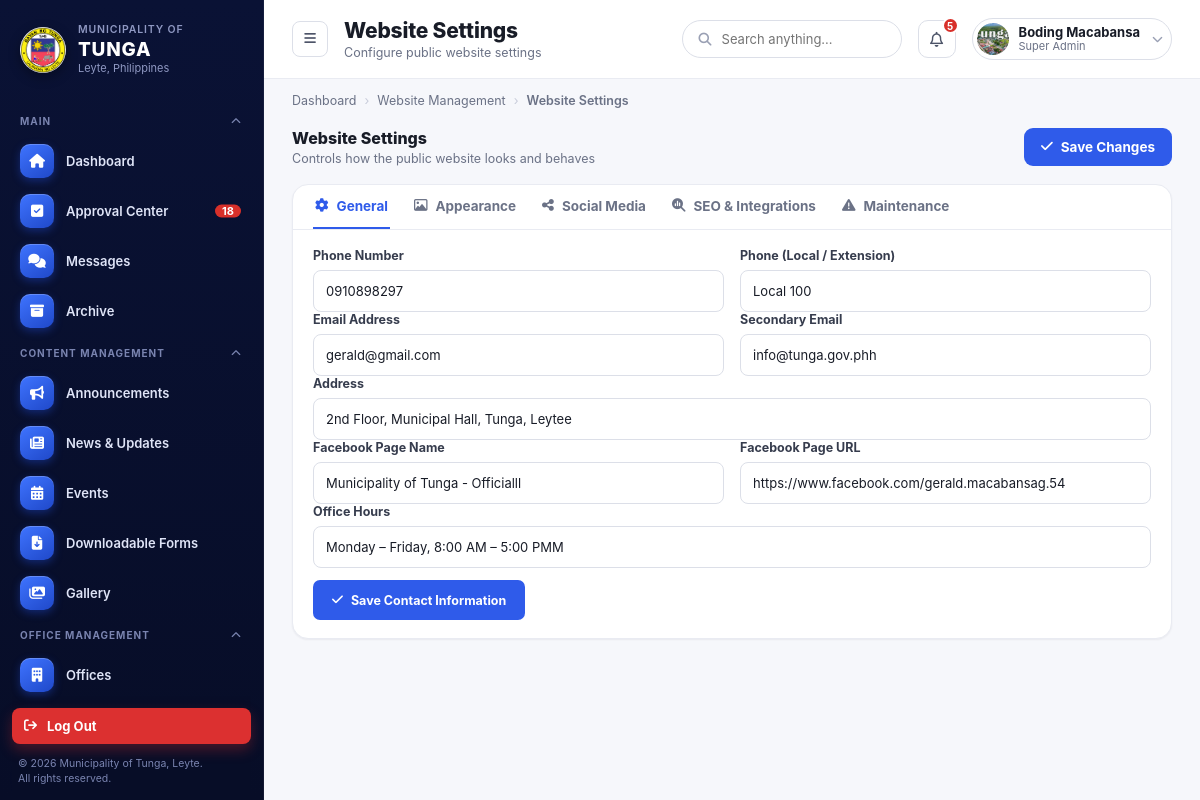
Screenshot of /super-admin/Admin-Website-setting/ (signed in) with the database file from the repository.
### admin_dashboard/models.py (models this page shows, shortened)
class SiteContactInfo(models.Model):
    DEFAULT_TAGLINE = "Abtik na serbisyo, masulong na bungto."
    phone = models.CharField(max_length=50, blank=True)
    phone_local = models.CharField(max_length=50, blank=True)
    email = models.EmailField(blank=True)
    email_secondary = models.EmailField(blank=True)
    address = models.CharField(max_length=255, blank=True)
    facebook_name = models.CharField(max_length=150, blank=True)
    facebook_url = models.URLField(blank=True)
    office_hours = models.CharField(max_length=150, blank=True)
    logo = models.ImageField(upload_to="site/", blank=True, null=True)
    hero_banner = models.ImageField(upload_to="site/", blank=True, null=True)
    site_tagline = models.CharField(max_length=120, default=DEFAULT_TAGLINE, blank=True)
    social_facebook = models.URLField(blank=True)
    social_twitter = models.URLField(blank=True)
    social_instagram = models.URLField(blank=True)
    social_youtube = models.URLField(blank=True)
    show_facebook_footer = models.BooleanField(default=True)
    show_twitter_footer = models.BooleanField(default=True)
    show_instagram_footer = models.BooleanField(default=True)
    show_youtube_footer = models.BooleanField(default=True)
    last_updated = models.DateTimeField(auto_now=True)
    class Meta:
        verbose_name = "Site Contact Information"
        verbose_name_plural = "Site Contact Information"
    @classmethod
    def get_solo(cls):
        obj, _ = cls.objects.get_or_create(pk=1, defaults={
            'phone': '(053) 456 789',
            'phone_local': 'Local 100',
            'email': 'tunga@gmail.com',
            'email_secondary': 'info@tunga.gov.ph',
            'address': '2nd Floor, Municipal Hall, Tunga, Leyte',
            'facebook_name': 'Municipality of Tunga - Official',
            'office_hours': 'Monday – Friday, 8:00 AM – 5:00 PM',
        })
        return obj
    @property
    def tagline(self):
        return (self.site_tagline or "").strip() or self.DEFAULT_TAGLINE

class SuperAdmin(models.Model):
    user = models.OneToOneField(User, on_delete=models.CASCADE, related_name="super_admin")
    mobile_number = models.CharField(max_length=20, blank=True)
    photo = models.ImageField(upload_to="super_admin_photos/", blank=True, null=True)
    created_at = models.DateTimeField(auto_now_add=True)

### admin_dashboard/views.py (the view, shortened to what this page needs)
# urls.py: path('Admin-Website-setting/', views.admin_web_setting, name='ad_web_setting'),
@super_admin_required
def admin_web_setting(request):
    info = SiteContactInfo.get_solo()
    return render(request, "admin_dashboard/super-admin-website-settings.html", {
        "info": info,
    })

### templates/admin_dashboard/super-admin-website-settings.html (shortened to what this page needs)
{% extends "super-admin-base.html" %}
{% load static %}
{% block body_page %}website-settings{% endblock %}
{% block page_title %}Website Settings{% endblock %}
{% block page_subtitle %}Configure public website settings{% endblock %}
{% block breadcrumbs %}<span>Dashboard</span><span class="sep">›</span><span>Website Management</span><span class="sep">›</span><span class="current">Website Settings</span>{% endblock %}
{% block content %}
      <div style="display:flex;align-items:center;justify-content:space-between;gap:16px;margin-bottom:18px;">
        <div>
          <h2 style="margin:0;font-size:16px;font-weight:800;color:var(--gray-900);">Website Settings</h2>
          <p style="margin:3px 0 0;font-size:12.5px;color:var(--gray-500);">Controls how the public website looks and behaves</p>
        </div>
        <button class="btn btn-primary" onclick="saveSettings()"><i class="fa-solid fa-check"></i> Save Changes</button>
      </div>
      <div class="panel">
        <div class="subtabs">
          <div class="subtab active" data-section="general"><i class="fa-solid fa-gear"></i> General</div>
          <div class="subtab" data-section="appearance"><i class="fa-regular fa-image"></i> Appearance</div>
          <div class="subtab" data-section="social"><i class="fa-solid fa-share-nodes"></i> Social Media</div>
          <div class="subtab" data-section="seo"><i class="fa-solid fa-magnifying-glass-chart"></i> SEO &amp; Integrations</div>
          <div class="subtab" data-section="maintenance"><i class="fa-solid fa-triangle-exclamation"></i> Maintenance</div>
        </div>
        <div class="panel-body">
          <div class="settings-section" id="section-general">
            <form method="post">
              <div class="form-row">
                <div class="form-group">
                  <label class="form-label">Phone Number</label>
                  <input class="form-input" type="text" name="phone" value="{{ info.phone }}" placeholder="e.g. (053) 456 789">
                </div>
                <div class="form-group">
                  <label class="form-label">Phone (Local / Extension)</label>
                  <input class="form-input" type="text" name="phone_local" value="{{ info.phone_local }}" placeholder="e.g. Local 100">
                </div>
              </div>
              <div class="form-row">
                <div class="form-group">
                  <label class="form-label">Email Address</label>
                  <input class="form-input" type="email" name="email" value="{{ info.email }}" placeholder="e.g. tunga@gmail.com">
                </div>
                <div class="form-group">
                  <label class="form-label">Secondary Email</label>
                  <input class="form-input" type="email" name="email_secondary" value="{{ info.email_secondary }}" placeholder="e.g. info@tunga.gov.ph">
                </div>
              </div>
              <div class="form-group">
                <label class="form-label">Address</label>
                <input class="form-input" type="text" name="address" value="{{ info.address }}" placeholder="e.g. 2nd Floor, Municipal Hall, Tunga, Leyte">
              </div>
              <div class="form-row">
                <div class="form-group">
                  <label class="form-label">Facebook Page Name</label>
                  <input class="form-input" type="text" name="facebook_name" value="{{ info.facebook_name }}" placeholder="e.g. Municipality of Tunga - Official">
                </div>
                <div class="form-group">
                  <label class="form-label">Facebook Page URL</label>
                  <input class="form-input" type="url" name="facebook_url" value="{{ info.facebook_url }}" placeholder="https://facebook.com/...">
                </div>
              </div>
              <div class="form-group">
                <label class="form-label">Office Hours</label>
                <input class="form-input" type="text" name="office_hours" value="{{ info.office_hours }}" placeholder="e.g. Monday – Friday, 8:00 AM – 5:00 PM">
              </div>
              <div class="modal-actions" style="justify-content:flex-start;border-top:none;padding-top:4px;">
                <button type="submit" class="btn btn-primary"><i class="fa-solid fa-check"></i> Save Contact Information</button>
              </div>
            </form>
          </div>
        </div>
      </div>
{% endblock %}

### templates/super-admin-base.html (shortened to what this page needs)
{% load static message_tags %}
<!DOCTYPE html>
<html lang="en">
<head>
<link rel="stylesheet" href="{% static 'css/super_admin_style.css' %}">
<link rel="stylesheet" href="https://cdnjs.cloudflare.com/ajax/libs/font-awesome/6.5.1/css/all.min.css">
</head>
<body data-page="{% block body_page %}dashboard{% endblock %}" data-logout-url="{% url 'logout' %}" data-account-url="{% url 'admin_dashboard:admin_account' %}" data-changepass-url="{% url 'admin_dashboard:admin_change_pass' %}">
<div class="app-shell">
  <aside class="sidebar sidebar--sa" id="sidebar">
    <div class="sidebar-brand">
      <img src="{% if site_contact.logo %}{{ site_contact.logo.url }}{% else %}{% static 'images/tunga_leyte_logo.png' %}{% endif %}" alt="Municipality of Tunga" class="sidebar-logo">
      <div class="sidebar-brand-text">
        <div class="muni">Municipality of</div>
        <div class="name">TUNGA</div>
        <div class="place">Leyte, Philippines</div>
      </div>
    </div>
    <ul>
      <li class="nav-section-title">Main</li>
      {% url 'admin_dashboard:admin_dash' as dash_url %}
      <li class="nav-item{% if request.path == dash_url %} active{% endif %}"><a href="{{ dash_url }}" style="display:flex;align-items:center;gap:11px;width:100%;color:inherit;"><span class="glyph"><i class="fa-solid fa-house"></i></span> Dashboard</a></li>
      {% url 'admin_dashboard:approval_center' as approval_url %}
      <li class="nav-item{% if request.path == approval_url %} active{% endif %}"><a href="{{ approval_url }}" style="display:flex;align-items:center;gap:11px;width:100%;color:inherit;"><span class="glyph"><i class="fa-solid fa-square-check"></i></span> Approval Center</a> <span class="badge">18</span></li>
      {% url 'admin_dashboard:ad_messages' as messages_url %}
      {% unread_messages request as msg_unread %}
      <li class="nav-item"><a href="{{ messages_url }}" style="display:flex;align-items:center;gap:11px;width:100%;color:inherit;"><span class="glyph"><i class="fa-solid fa-comments"></i></span> Messages</a></li>
      {% url 'admin_dashboard:ad_archive' as archive_url %}
      <li class="nav-item{% if request.path == archive_url %} active{% endif %}"><a href="{{ archive_url }}" style="display:flex;align-items:center;gap:11px;width:100%;color:inherit;"><span class="glyph"><i class="fa-solid fa-box-archive"></i></span> Archive</a></li>
    </ul>
    <ul>
      <li class="nav-section-title">Content Management</li>
      {% url 'admin_dashboard:ad_announcement' as announce_url %}
      <li class="nav-item{% if request.path == announce_url %} active{% endif %}"><a href="{{ announce_url }}" style="display:flex;align-items:center;gap:11px;width:100%;color:inherit;"><span class="glyph"><i class="fa-solid fa-bullhorn"></i></span> Announcements</a></li>
      {% url 'admin_dashboard:ad_news_update' as news_url %}
      <li class="nav-item{% if request.path == news_url %} active{% endif %}"><a href="{{ news_url }}" style="display:flex;align-items:center;gap:11px;width:100%;color:inherit;"><span class="glyph"><i class="fa-solid fa-newspaper"></i></span> News &amp; Updates</a></li>
      {% url 'admin_dashboard:ad_events' as events_url %}
      <li class="nav-item{% if request.path == events_url %} active{% endif %}"><a href="{{ events_url }}" style="display:flex;align-items:center;gap:11px;width:100%;color:inherit;"><span class="glyph"><i class="fa-solid fa-calendar-days"></i></span> Events</a></li>
      {% url 'admin_dashboard:ad_forms' as forms_url %}
      <li class="nav-item{% if request.path == forms_url %} active{% endif %}"><a href="{{ forms_url }}" style="display:flex;align-items:center;gap:11px;width:100%;color:inherit;"><span class="glyph"><i class="fa-solid fa-file-arrow-down"></i></span> Downloadable Forms</a></li>
      {% url 'admin_dashboard:ad_gallery' as gallery_url %}
      <li class="nav-item{% if request.path == gallery_url %} active{% endif %}"><a href="{{ gallery_url }}" style="display:flex;align-items:center;gap:11px;width:100%;color:inherit;"><span class="glyph"><i class="fa-solid fa-images"></i></span> Gallery</a></li>
    </ul>
    <ul>
      <li class="nav-section-title">Office Management</li>
      {% url 'admin_dashboard:ad_offices' as offices_url %}
      <li class="nav-item{% if request.path == offices_url %} active{% endif %}"><a href="{{ offices_url }}" style="display:flex;align-items:center;gap:11px;width:100%;color:inherit;"><span class="glyph"><i class="fa-solid fa-building"></i></span> Offices</a></li>
      {% url 'admin_dashboard:ad_office_rep' as office_rep_url %}
      <li class="nav-item"><a href="{{ office_rep_url }}" style="display:flex;align-items:center;gap:11px;width:100%;color:inherit;"><span class="glyph"></span> </a></li>
      {% url 'admin_dashboard:ad_services' as services_url %}
      <li class="nav-item{% if request.path == services_url %} active{% endif %}"><a href="{{ services_url }}" style="display:flex;align-items:center;gap:11px;width:100%;color:inherit;"><span class="glyph"><i class="fa-solid fa-list-check"></i></span> Services</a></li>
      {% url 'admin_dashboard:ad_org_chart' as org_chart_url %}
    </ul>
      {% url 'admin_dashboard:ad_users' as users_url %}
      {% url 'admin_dashboard:ad_roles' as roles_url %}
      {% url 'admin_dashboard:ad_homepage' as homepage_url %}
      {% url 'admin_dashboard:ad_about_page' as about_page_url %}
      {% url 'admin_dashboard:ad_map' as map_url %}
      {% url 'admin_dashboard:ad_emergency_contact' as emergency_url %}
      {% url 'admin_dashboard:ad_web_setting' as websettings_url %}
      {% url 'admin_dashboard:admin_account' as admin_account_url %}
      {% url 'admin_dashboard:admin_change_pass' as admin_changepass_url %}
      {% url 'admin_dashboard:ad_analytics' as analytics_url %}
      {% url 'admin_dashboard:ad_activity_log' as activitylog_url %}
      {% url 'admin_dashboard:ad_system_settings' as systemsettings_url %}
    <div class="sidebar-footer">
      <a href="{% url 'logout' %}" class="sidebar-logout" style="color:inherit;text-decoration:none;"><i class="fa-solid fa-arrow-right-from-bracket"></i> Log Out</a>
      <div class="sidebar-copy">&copy; 2026 Municipality of Tunga, Leyte.<br>All rights reserved.</div>
    </div>
  </aside>
  <div class="main">
    <header class="topbar">
      <div class="topbar-left">
        <button class="menu-btn" onclick="document.getElementById('sidebar').classList.toggle('open')"><i class="fa-solid fa-bars"></i></button>
        <div class="page-heading">
          <h1>{% block page_title %}Dashboard{% endblock %}</h1>
          <p>{% block page_subtitle %}Overview of municipal office activity{% endblock %}</p>
        </div>
      </div>
      <div class="topbar-right">
        <label class="field search" id="topbarSearchField" style="display:flex;align-items:center;gap:8px;width:220px;border-radius:999px;padding:9px 16px;color:var(--gray-400);"><i class="fa-solid fa-magnifying-glass"></i><input type="text" placeholder="Search anything..." style="border:0;outline:0;flex:1;font:inherit;background:transparent;color:var(--gray-800);"></label>
        <button class="icon-button"><i class="fa-regular fa-bell"></i><span class="dot">5</span></button>
        <div class="user-chip">
          <img src="{% if request.user.super_admin.photo %}{{ request.user.super_admin.photo.url }}{% else %}{% static 'images/icon/profile_logo.jpeg' %}{% endif %}" alt="">
          <div class="who"><div class="name">{{ request.user.get_full_name|default:request.user.username }}</div><div class="role">Super Admin</div></div>
          <i class="fa-solid fa-chevron-down chev"></i>
        </div>
      </div>
    </header>
    <nav class="breadcrumbs">
      {% block breadcrumbs %}<span class="current">Dashboard</span>{% endblock %}
    </nav>
    <main class="content">
      {% block content %}{% endblock %}
    </main>
  </div>
</div>
</body>
</html>

### rows the page displays
SiteContactInfo: logo (picture), phone "0910898297", phone_local "Local 100", email "gerald@gmail.com", email_secondary "info@tunga.gov.phh", address "2nd Floor, Municipal Hall, Tunga, Leytee", facebook_name "Municipality of Tunga - Officialll", facebook_url "https://www.facebook.com/gerald.macabansag.54", office_hours "Monday – Friday, 8:00 AM – 5:00 PMM"

### other values shown
{{ request.user.get_full_name|default:request.user.username }} "Boding Macabansa"
